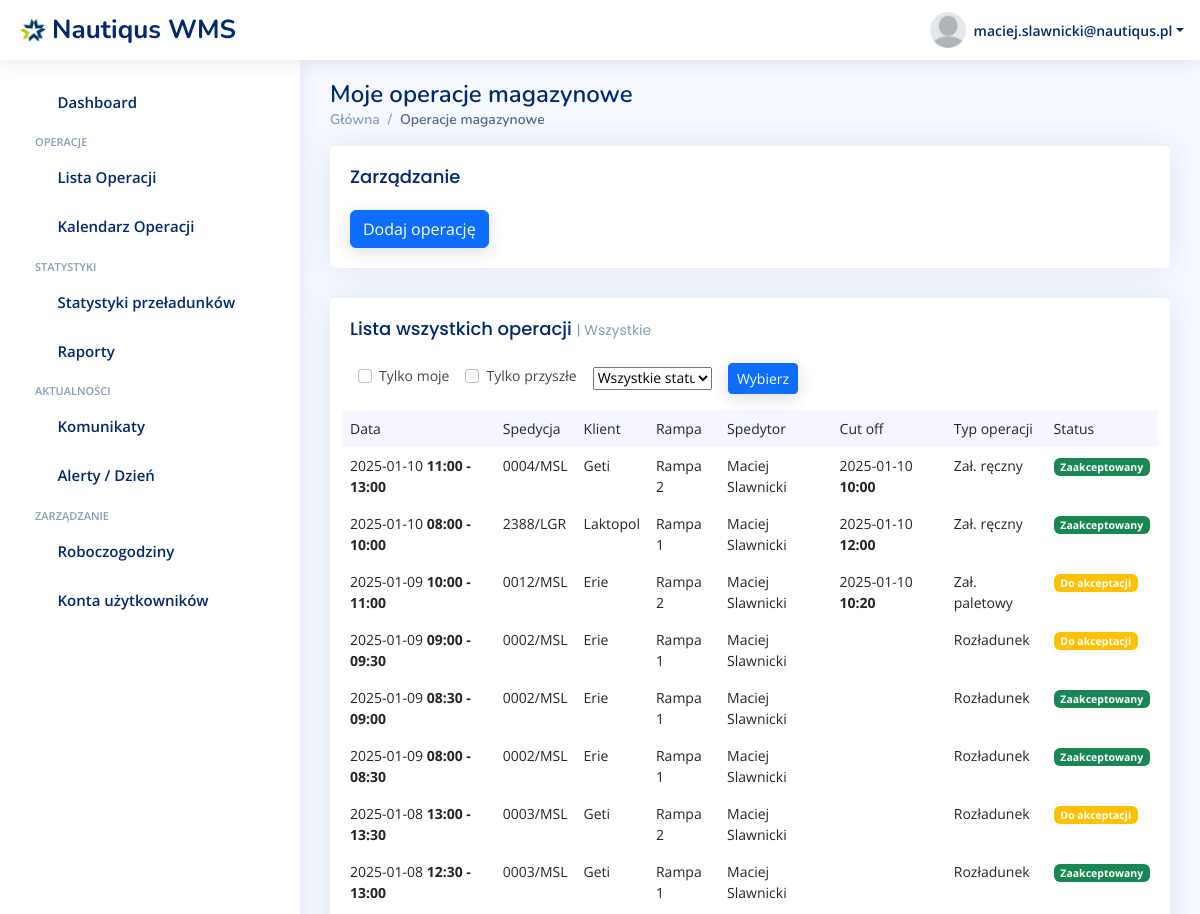
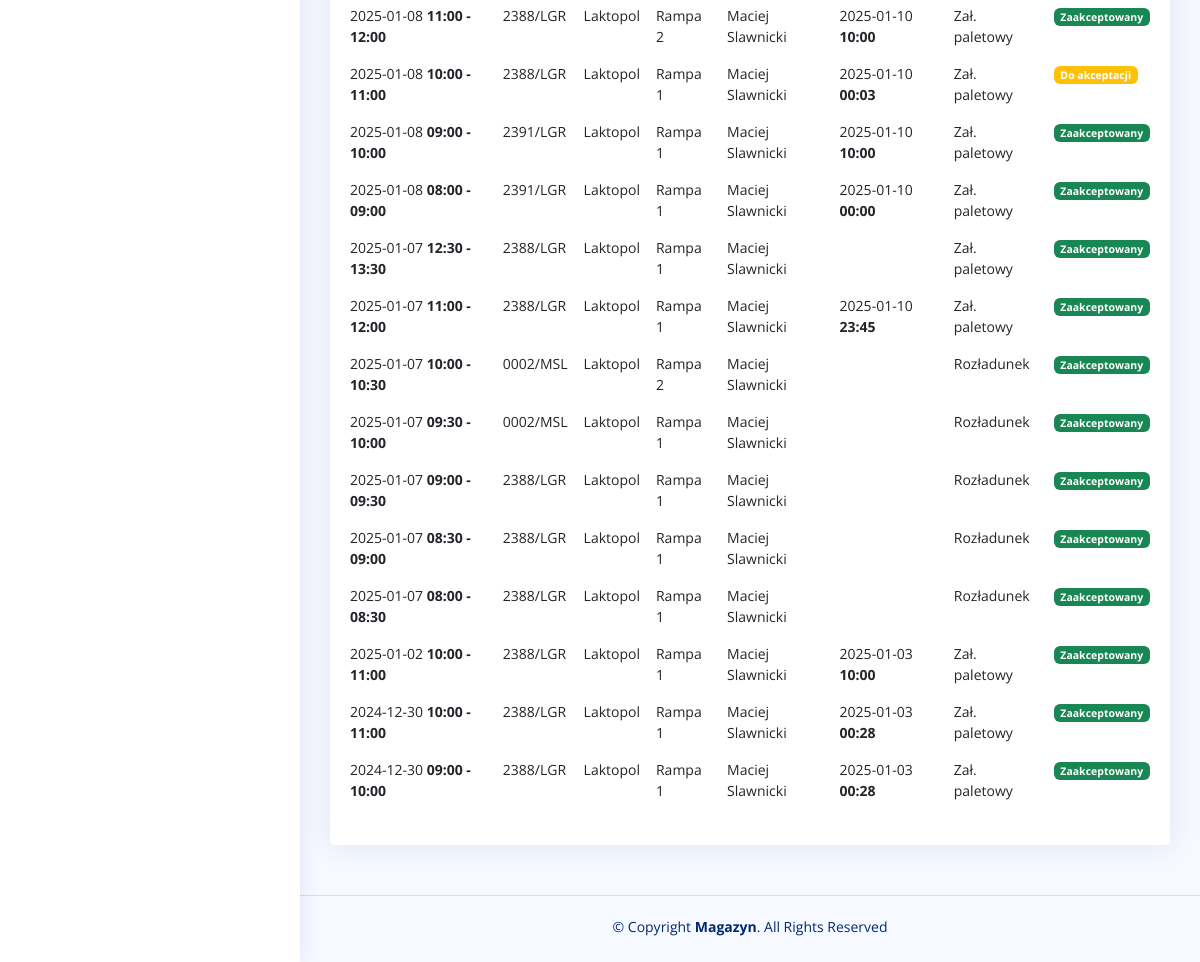
Page /lista-operacji/ (signed in) on the committed database (2 pictures, top to bottom).
### warehouse/models.py (models this page shows, shortened)
class CustomUser(AbstractUser):
    ROLE_CHOICES = [
        ('spedytor', 'Spedytor'),
        ('magazynier', 'Magazynier'),
    ]
    role = models.CharField(max_length=20, choices=ROLE_CHOICES, default='spedytor')

class Operation(models.Model):
    OPERATION_CHOICES = [
        ('pallets_loading', 'Zał. paletowy'),
        ('manual_loading', 'Zał. ręczny'),
        ('unloading', 'Rozładunek'),
    ]
    RAMP_CHOICES = [
        ('ramp1', 'Rampa 1'),
        ('ramp2', 'Rampa 2'),
        ('ramp3', 'Rampa 3'),
    ]
    STATUS_CHOICES = [
        ('pending', 'Do akceptacji'),
        ('accepted', 'Zaakceptowany'),
    ]
    CUSTOMER_CHOICES = [
        ('erie', 'Erie'),
        ('laktopol', 'Laktopol'),
        ('geti', 'Geti'),
        ('huzar', 'Huzar'),
    ]
    user = models.ForeignKey(
        CustomUser,  # Odwołanie do wbudowanego modelu użytkownika
        on_delete=models.CASCADE,  # Usunięcie użytkownika usuwa jego instancje
        related_name='created_objects',  # Opcjonalnie: alias do odwołania
        verbose_name='Utworzone przez'
    )
    start_time = models.DateTimeField()
    end_time = models.DateTimeField()
    cut_off = models.DateTimeField(blank=True, null=True)
    operation_type = models.CharField(
        max_length=15,
        choices=OPERATION_CHOICES,
        default='loading',
        verbose_name="Typ operacji"
    )
    ramp_number = models.CharField(
        max_length=15,
        choices=RAMP_CHOICES,
        default='ramp1',
        verbose_name="Numer rampy"
    )
    status = models.CharField(
        max_length=15,
        choices=STATUS_CHOICES,
        default='pending',
        verbose_name="Status"
    )
    spedition_number = models.CharField(max_length=15)
    weight = models.IntegerField(blank=True, null=True)
    cargo_name = models.CharField(max_length=48, blank=True, null=True)
    customer = models.CharField(
        max_length=20,
        choices=CUSTOMER_CHOICES,
        verbose_name="Klient"
    )

### warehouse/views.py (the view)
# urls.py: path('lista-operacji/', views.operations_list, name='operations_list'),
@login_required
def operations_list(request, show_only_mine_input='wszystkie', show_only_future_input='wszystkie', operation_status_input='wszystkie'):
    if show_only_mine_input == 'moje':
        show_only_mine= True
    else:
        show_only_mine = False
    if show_only_future_input == 'przyszle':
        show_only_future = True
    else:
        show_only_future = False
    if operation_status_input == 'zaakceptowane':
        operation_status = 'accepted'
        print('taaak')
    elif operation_status_input == 'doakceptacji':
        operation_status = 'pending'
    else:
        operation_status = False
    operations = Operation.objects.all()
    if show_only_mine:
        operations = operations.filter(user=request.user)
    if show_only_future:
        operations = operations.filter(start_time__date__gte=datetime.now().strftime("%Y-%m-%d"))
    if operation_status:
        operations = operations.filter(status=operation_status)
    context = {
               'operations': operations.order_by('-start_time'),
                'show_only_mine': show_only_mine,
                'show_only_future': show_only_future,
                'operation_status': operation_status,
               }
    return render(request, 'warehouse/operations-list.html', context)

### warehouse/templates/warehouse/operations-list.html (shortened to what this page needs)
{% extends 'base.html' %}
{% load static %}
{% static "" as staticUrl %}
{% block content %}
<main id="main" class="main">
    <div class="pagetitle">
        <h1>Moje operacje magazynowe</h1>
        <nav>
            <ol class="breadcrumb">
                <li class="breadcrumb-item"><a href="index-panel.html">Główna</a></li>
                <li class="breadcrumb-item active">Operacje magazynowe</li>
            </ol>
        </nav>
    </div>
    <section class="section dashboard">
        <div class="row">
            <div class="col-lg-12">
                <div class="card">
                    <div class="filter">
                        <a class="icon" href="#" data-bs-toggle="dropdown"><i class="bi bi-three-dots"></i></a>
                    </div>
                    <div class="card-body">
                        <h5 class="card-title">Zarządzanie</h5>
                            <div class="col-6">
                                        <a href="/operacje/dodaj" class="btn btn-primary">Dodaj operację</a>
                                    </div>
                    </div>
                </div>
            <div class="col-lg-12">
                <div class="row">
                    <div class="col-12">
                        <div class="card recent-sales overflow-auto">
                            <div class="filter">
                                <a class="icon" href="#" data-bs-toggle="dropdown"><i class="bi bi-three-dots"></i></a>
                            </div>
                            <div class="card-body">
                                <h5 class="card-title">Lista wszystkich operacji <span>| Wszystkie</span></h5>
                                <form class="row g-3" method="POST" action="/lista-operacji/filtruj">
                                <div class="d-flex align-items-center gap-3 ms-2">
                                    <div class="form-check">
                                        <input name="show_only_mine" class="form-check-input" type="checkbox" {% if show_only_mine %}checked {% endif %}  id="flexCheckDefault">
                                        <label class="form-check-label" for="flexCheckDefault">
                                            Tylko moje
                                        </label>
                                    </div>
                                    <div class="form-check">
                                        <input name="show_only_future" class="form-check-input" type="checkbox" {% if show_only_future %}checked {% endif %} id="flexCheckChecked">
                                        <label class="form-check-label" for="flexCheckChecked">
                                            Tylko przyszłe
                                        </label>
                                    </div>
                                    <select class="col-2" class="form-select" name="operation_status">
                                        <option {% if not operation_status %} selected {% endif %} value="all">Wszystkie statusy</option>
                                    </select>
                                    <button type="submit" class="btn btn-primary btn-sm">Wybierz</button>
                                </div>
                                <table class="table table-borderless datatable">
                                    <thead>
                                    <tr>
                                        <th scope="col">Data</th>
                                        <th scope="col">Spedycja</th>
                                        <th scope="col">Klient</th>
                                        <th scope="col">Rampa</th>
                                        <th scope="col">Spedytor</th>
                                        <th scope="col">Cut off</th>
                                        <th scope="col">Typ operacji</th>
                                        <th scope="col">Status</th>
                                    </tr>
                                    </thead>
                                    <tbody>
                                    {% for operation in operations %}
                                    <tr>
                                        <th scope="row"><a class="text-reset" href="/operacje/{{ operation.id }}">{{ operation.start_time|date:"Y-m-d" }} <b> {{ operation.start_time|date:"H:i" }} - {{ operation.end_time|date:"H:i" }}</b></a></th>
                                        <td><a class="text-reset" href="/operacje/{{ operation.id }}">{{ operation.spedition_number }}</a></td>
                                        <td><a class="text-reset" href="/operacje/{{ operation.id }}">{{ operation.get_customer_display }}</a></td>
                                        <td><a class="text-reset" href="/operacje/{{ operation.id }}">{{ operation.get_ramp_number_display }}</a></td>
                                        <td><a class="text-reset" href="/operacje/{{ operation.id }}">{{ operation.user.first_name }} {{ operation.user.last_name }}</a></td>
                                        <th scope="row"><a class="text-reset" href="/operacje/{{ operation.id }}">{{ operation.cut_off|date:"Y-m-d" }} <b> {{ operation.cut_off|date:"H:i" }}</b></a></th>
                                        <td><a class="text-reset" href="/operacje/{{ operation.id }}">{{ operation.get_operation_type_display }}</a></td>
                                        <td><a class="text-reset" href="/operacje/{{ operation.id }}"><span class="badge
                                            {% if operation.status == 'pending' %}bg-warning
                                            {% elif operation.status == 'accepted' %}bg-success
                                            {% endif %}">
                                            {{ operation.get_status_display }}
                                        </span></a></td>
                                    </tr>
                                    {% endfor %}
                                    </tbody>
                                </table>
                            </div>
                        </div>
                    </div>
                </div>
            </div>
            </div>
        </div>
    </section>
</main>
{% endblock %}

### warehouse/templates/base.html (shortened to what this page needs)
{% load static %}
<!DOCTYPE html>
<html lang="en">
<head>
    <link rel="stylesheet" href="{% static 'warehouse/assets-panel/vendor/boxicons/css/boxicons.min.css' %}">
    <link rel="stylesheet" href="{% static 'warehouse/assets-panel/vendor/quill/quill.snow.css' %}">
    <link rel="stylesheet" href="{% static 'warehouse/assets-panel/vendor/quill/quill.bubble.css' %}">
    <link rel="stylesheet" href="{% static 'warehouse/assets-panel/vendor/remixicon/remixicon.css' %}">
    <link rel="stylesheet" href="{% static 'warehouse/assets-panel/vendor/simple-datatables/style.css' %}">
    <link rel="stylesheet" href="{% static 'warehouse/time-shedule/assets/css/style.css' %}">
    <link rel="stylesheet" href="{% static 'warehouse/assets-panel/css/style.css' %}">
    <link rel="stylesheet" href="{% static 'warehouse/assets-panel/vendor/bootstrap/css/bootstrap.min.css' %}">
    <link rel="stylesheet" href="{% static 'warehouse/assets-panel/vendor/bootstrap-icons/bootstrap-icons.css' %}">
</head>
<body>
<header id="header" class="header fixed-top d-flex align-items-center">
    <div class="d-flex align-items-center justify-content-between">
        <a href="/" class="logo d-flex align-items-center">
            <img src="{% static 'warehouse/assets/img/nautiqus-logo.jpeg' %}">
            <span class="d-none d-lg-block">Nautiqus WMS</span>
        </a>
        <i class="bi bi-list toggle-sidebar-btn"></i>
    </div>
    <nav class="header-nav ms-auto">
        <ul class="d-flex align-items-center">
            <li class="nav-item dropdown pe-3">
                <a class="nav-link nav-profile d-flex align-items-center pe-0" href="#" data-bs-toggle="dropdown">
                    <img src="{% static 'warehouse/assets/img/blank-head.png' %}">
                    <span class="d-none d-md-block dropdown-toggle ps-2">{{ user.email }}</span>
                </a>
            </li>
        </ul>
    </nav>
</header>
<aside id="sidebar" class="sidebar">
    <ul class="sidebar-nav " id="sidebar-nav">
        <li class="nav-item ">
            <a class="nav-link collapsed" href="/">
                <i class="bi bi-grid"></i>
                <span>Dashboard</span>
            </a>
        </li>
        <li class="nav-heading">OPERACJE</li>
      <li class="nav-item">
        <a class="nav-link collapsed" href="/lista-operacji">
          <i class="bi bi-layout-text-window-reverse"></i>
          <span>Lista Operacji</span>
        </a>
      </li>
        <li class="nav-item">
            <a class="nav-link collapsed" data-bs-target="#operation-calendar-nav" data-bs-toggle="collapse" href="#">
              <i class="bi bi-calendar3"></i><span>Kalendarz Operacji</span><i class="bi bi-chevron-down ms-auto"></i>
            </a>
        </li>
        <li class="nav-heading">Statystyki</li>
      <li class="nav-item">
        <a class="nav-link collapsed" href="/statystyki">
          <i class="bi bi-graph-up-arrow"></i>
          <span>Statystyki przeładunków</span>
        </a>
      </li>
      <li class="nav-item">
        <a class="nav-link collapsed" href="/raporty">
          <i class="bi bi-file-earmark-text"></i>
          <span>Raporty</span>
        </a>
      </li>
    <li class="nav-heading">Aktualności</li>
        <li class="nav-item">
        <a class="nav-link collapsed" href="/komunikaty">
          <i class="bi bi-chat-left-dots"></i>
          <span>Komunikaty</span>
        </a>
      </li>
                <li class="nav-item">
        <a class="nav-link collapsed" href="/alerty">
          <i class="bi bi-exclamation-triangle"></i>
          <span>Alerty / Dzień</span>
        </a>
      </li>
      <li class="nav-heading">Zarządzanie</li>
      <li class="nav-item">
        <a class="nav-link collapsed" href="/roboczogodziny">
          <i class="bi bi-clock"></i>
          <span>Roboczogodziny</span>
        </a>
      </li>
      <li class="nav-item">
        <a class="nav-link collapsed" href="/uzytkownicy">
          <i class="bi bi-person"></i>
          <span>Konta użytkowników</span>
        </a>
      </li>
    </ul>
</aside>
{% block content %}
{% endblock %}
<footer id="footer" class="footer">
    <div class="copyright">
        &copy; Copyright <strong><span>Magazyn</span></strong>. All Rights Reserved
    </div>
    <div class="credits">
    </div>
</footer>
</body>
</html>

### rows in the picture
CustomUser: email "maciej.slawnicki@nautiqus.pl"
Operation: start_time "2025-01-10", start_time "11:00", end_time "13:00", spedition_number "0004/MSL", customer "Geti", ramp_number "Rampa 2", user.first_name "Maciej", user.last_name "Slawnicki", cut_off "2025-01-10", cut_off "10:00", operation_type "Zał. ręczny", status "Zaakceptowany"
Operation: start_time "2025-01-10", start_time "08:00", end_time "10:00", spedition_number "2388/LGR", customer "Laktopol", ramp_number "Rampa 1", user.first_name "Maciej", user.last_name "Slawnicki", cut_off "2025-01-10", cut_off "12:00", operation_type "Zał. ręczny", status "Zaakceptowany"
Operation: start_time "2025-01-09", start_time "10:00", end_time "11:00", spedition_number "0012/MSL", customer "Erie", ramp_number "Rampa 2", user.first_name "Maciej", user.last_name "Slawnicki", cut_off "2025-01-10", cut_off "10:20", operation_type "Zał. paletowy", status "Do akceptacji"
Operation: start_time "2025-01-09", start_time "09:00", end_time "09:30", spedition_number "0002/MSL", customer "Erie", ramp_number "Rampa 1", user.first_name "Maciej", user.last_name "Slawnicki", operation_type "Rozładunek", status "Do akceptacji"
Operation: start_time "2025-01-09", start_time "08:30", end_time "09:00", spedition_number "0002/MSL", customer "Erie", ramp_number "Rampa 1", user.first_name "Maciej", user.last_name "Slawnicki", operation_type "Rozładunek", status "Zaakceptowany"
Operation: start_time "2025-01-09", start_time "08:00", end_time "08:30", spedition_number "0002/MSL", customer "Erie", ramp_number "Rampa 1", user.first_name "Maciej", user.last_name "Slawnicki", operation_type "Rozładunek", status "Zaakceptowany"
Operation: start_time "2025-01-08", start_time "13:00", end_time "13:30", spedition_number "0003/MSL", customer "Geti", ramp_number "Rampa 2", user.first_name "Maciej", user.last_name "Slawnicki", operation_type "Rozładunek", status "Do akceptacji"
Operation: start_time "2025-01-08", start_time "12:30", end_time "13:00", spedition_number "0003/MSL", customer "Geti", ramp_number "Rampa 1", user.first_name "Maciej", user.last_name "Slawnicki", operation_type "Rozładunek", status "Zaakceptowany"
Operation: start_time "2025-01-08", start_time "11:00", end_time "12:00", spedition_number "2388/LGR", customer "Laktopol", ramp_number "Rampa 2", user.first_name "Maciej", user.last_name "Slawnicki", cut_off "2025-01-10", cut_off "10:00", operation_type "Zał. paletowy", status "Zaakceptowany"
Operation: start_time "2025-01-08", start_time "10:00", end_time "11:00", spedition_number "2388/LGR", customer "Laktopol", ramp_number "Rampa 1", user.first_name "Maciej", user.last_name "Slawnicki", cut_off "2025-01-10", cut_off "00:03", operation_type "Zał. paletowy", status "Do akceptacji"
Operation: start_time "2025-01-08", start_time "09:00", end_time "10:00", spedition_number "2391/LGR", customer "Laktopol", ramp_number "Rampa 1", user.first_name "Maciej", user.last_name "Slawnicki", cut_off "2025-01-10", cut_off "10:00", operation_type "Zał. paletowy", status "Zaakceptowany"
Operation: start_time "2025-01-08", start_time "08:00", end_time "09:00", spedition_number "2391/LGR", customer "Laktopol", ramp_number "Rampa 1", user.first_name "Maciej", user.last_name "Slawnicki", cut_off "2025-01-10", cut_off "00:00", operation_type "Zał. paletowy", status "Zaakceptowany"
Operation: start_time "2025-01-07", start_time "12:30", end_time "13:30", spedition_number "2388/LGR", customer "Laktopol", ramp_number "Rampa 1", user.first_name "Maciej", user.last_name "Slawnicki", operation_type "Zał. paletowy", status "Zaakceptowany"
Operation: start_time "2025-01-07", start_time "11:00", end_time "12:00", spedition_number "2388/LGR", customer "Laktopol", ramp_number "Rampa 1", user.first_name "Maciej", user.last_name "Slawnicki", cut_off "2025-01-10", cut_off "23:45", operation_type "Zał. paletowy", status "Zaakceptowany"
Operation: start_time "2025-01-07", start_time "10:00", end_time "10:30", spedition_number "0002/MSL", customer "Laktopol", ramp_number "Rampa 2", user.first_name "Maciej", user.last_name "Slawnicki", operation_type "Rozładunek", status "Zaakceptowany"
Operation: start_time "2025-01-07", start_time "09:30", end_time "10:00", spedition_number "0002/MSL", customer "Laktopol", ramp_number "Rampa 1", user.first_name "Maciej", user.last_name "Slawnicki", operation_type "Rozładunek", status "Zaakceptowany"
Operation: start_time "2025-01-07", start_time "09:00", end_time "09:30", spedition_number "2388/LGR", customer "Laktopol", ramp_number "Rampa 1", user.first_name "Maciej", user.last_name "Slawnicki", operation_type "Rozładunek", status "Zaakceptowany"
Operation: start_time "2025-01-07", start_time "08:30", end_time "09:00", spedition_number "2388/LGR", customer "Laktopol", ramp_number "Rampa 1", user.first_name "Maciej", user.last_name "Slawnicki", operation_type "Rozładunek", status "Zaakceptowany"
Operation: start_time "2025-01-07", start_time "08:00", end_time "08:30", spedition_number "2388/LGR", customer "Laktopol", ramp_number "Rampa 1", user.first_name "Maciej", user.last_name "Slawnicki", operation_type "Rozładunek", status "Zaakceptowany"
Operation: start_time "2025-01-02", start_time "10:00", end_time "11:00", spedition_number "2388/LGR", customer "Laktopol", ramp_number "Rampa 1", user.first_name "Maciej", user.last_name "Slawnicki", cut_off "2025-01-03", cut_off "10:00", operation_type "Zał. paletowy", status "Zaakceptowany"
Operation: start_time "2024-12-30", start_time "10:00", end_time "11:00", spedition_number "2388/LGR", customer "Laktopol", ramp_number "Rampa 1", user.first_name "Maciej", user.last_name "Slawnicki", cut_off "2025-01-03", cut_off "00:28", operation_type "Zał. paletowy", status "Zaakceptowany"
Operation: start_time "2024-12-30", start_time "09:00", end_time "10:00", spedition_number "2388/LGR", customer "Laktopol", ramp_number "Rampa 1", user.first_name "Maciej", user.last_name "Slawnicki", cut_off "2025-01-03", cut_off "00:28", operation_type "Zał. paletowy", status "Zaakceptowany"
